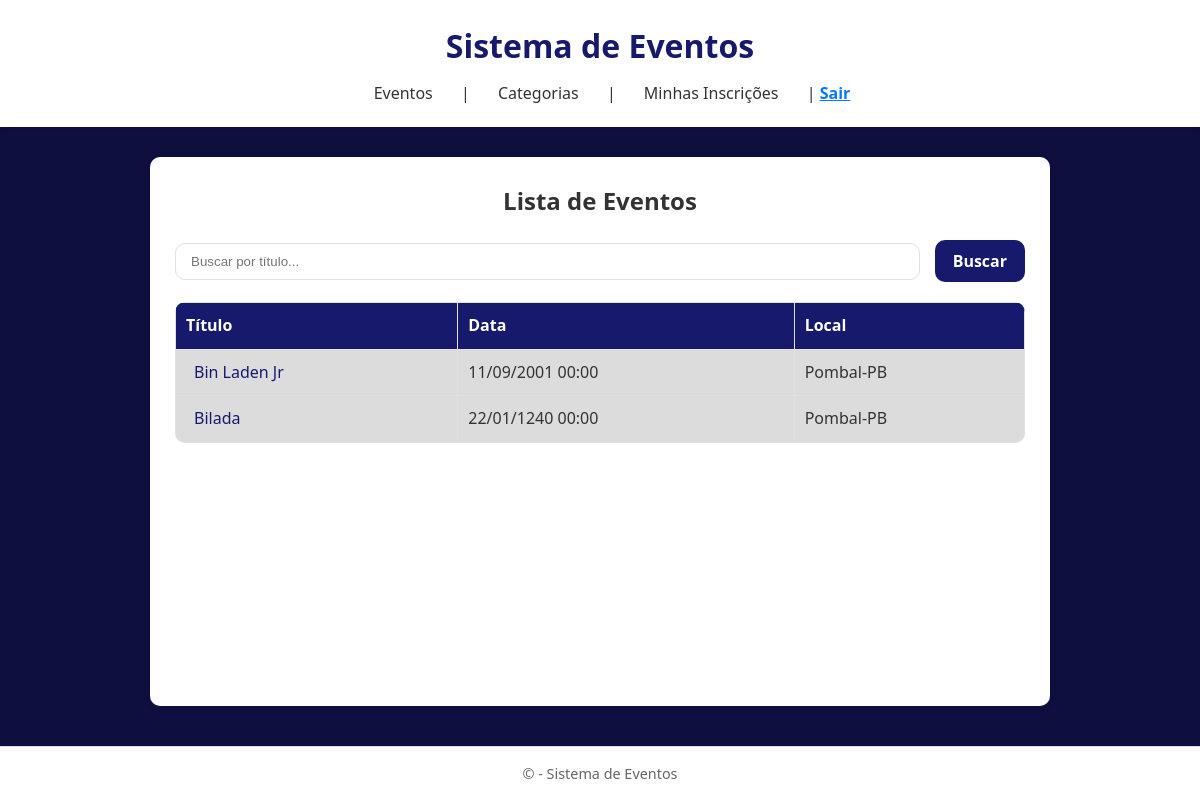
Screenshot of /events/ (signed in) with the database file from the repository.
### core/models.py (models this page shows, shortened)
class BaseModel(models.Model):
    created_at = models.DateTimeField(auto_now_add=True, null=True)
    updated_at = models.DateTimeField(auto_now=True, null=True)
    deleted_at = models.DateTimeField(auto_now=True, null=True)
    is_deleted = models.BooleanField(default=False, null=True)
    class Meta:
        abstract = True

class Events(BaseModel):
    date_time = models.DateTimeField()
    title = models.CharField(max_length=50)
    vagas = models.IntegerField(default=30)
    descriptions = models.TextField()
    local = models.CharField()
    category = models.ManyToManyField(CategoryEvent)

### core/views.py (the view)
# urls.py: path('events/', views.EventListView.as_view(), name='event_list'),
class EventListView(LoginRequiredMixin, ListView):
    model = Events
    template_name = 'eventos/event_list.html'
    context_object_name = 'events'
    extra_context = {'page_title': _('Lista de Eventos')}
    paginate_by = 4
    def get_queryset(self):
        query = self.request.GET.get('q', '')
        if query:
            return Events.objects.filter(title__icontains = query)
        return Events.objects.all()
    def get_context_data(self, **kwargs):
        context = super().get_context_data(**kwargs)
        context['seach_query'] = self.request.GET.get('q', '')
        return context

### core/templates/eventos/event_list.html (shortened to what this page needs)
{% extends "eventos/base.html" %}
{% block content %}
<h2 style="text-align:center; margin-bottom:20px;">Lista de Eventos</h2>
<div class="search-container">
  <form method="get" class="search-form">
    <input type="text" name="q" placeholder="Buscar por título..." value="{{ request.GET.q }}">
    <button type="submit">Buscar</button>
  </form>
</div>
<table class="table-striped">
  <thead>
    <tr>
      <th>Título</th>
      <th>Data</th>
      <th>Local</th>
    </tr>
  </thead>
  <tbody>
    {% for event in events %}
      <tr>
        <td><a href="{% url 'event_detail' event.pk %}" class="title-link">{{ event.title }}</a></td>
        <td>{{ event.date_time|date:"d/m/Y H:i" }}</td>
        <td>{{ event.local }}</td>
      </tr>
    {% empty %}
      <tr>
        <td colspan="4" style="text-align:center;">Nenhum evento encontrado.</td>
      </tr>
    {% endfor %}
  </tbody>
</table>
{% endblock %}

### core/static/css/style.css (style rules this page uses)
:root { --primary: #17196dff; --primary-dark: #17196dff; --bg: #0e0f3fff; --text: #333; --card-bg: #fff; --border: #e0e0e0; --radius: 10px; }
* { box-sizing: border-box; margin: 0; padding: 0; }
body { font-family: "Segoe UI", Roboto, Arial, sans-serif; background: var(--bg); color: var(--text); line-height: 1.6; display: flex; flex-direction: column; min-height: 100vh; }
table { width: 100%; border-collapse: collapse; margin-top: 20px; border-radius: var(--radius); overflow: hidden; }
th, td { border: 1px solid var(--border); padding: 10px; text-align: left; }
th { background: var(--primary); color: #fff; }
.table-striped tbody tr:nth-child(odd), .table-striped tbody tr:nth-child(even) { background-color: #dcdcdc; }
input, select, textarea { width: 100%; padding: 10px; border: 1px solid var(--border); border-radius: var(--radius); }
.search-form { display: flex; align-items: center; gap: 15px; }
.search-form input[type="text"] { padding: 10px 15px; border: 1px solid var(--border); border-radius: var(--radius); }
.search-form button { background-color: var(--primary); color: #fff; border: none; padding: 10px 18px; border-radius: var(--radius); cursor: pointer; transition: 0.3s; }
button, input[type="submit"], .button, .save-btn, .back-btn, .main-button { font-family: "Segoe UI", Roboto, Arial, sans-serif; font-size: 1rem; font-weight: 600; color: #fff; border: none; border-radius: var(--radius); cursor: pointer; text-align: center; display: inline-flex; align-items: center; justify-content: center; text-decoration: none; transition: 0.3s; }
.edit-btn, .delete-btn, .title-link { text-decoration: none; color: var(--primary); padding: 4px 8px; border-radius: var(--radius); transition: 0.3s; }

### rows the page displays
Events: title "Bin Laden Jr", date_time "11/09/2001 00:00", local "Pombal-PB"
Events: title "Bilada", date_time "22/01/1240 00:00", local "Pombal-PB"
